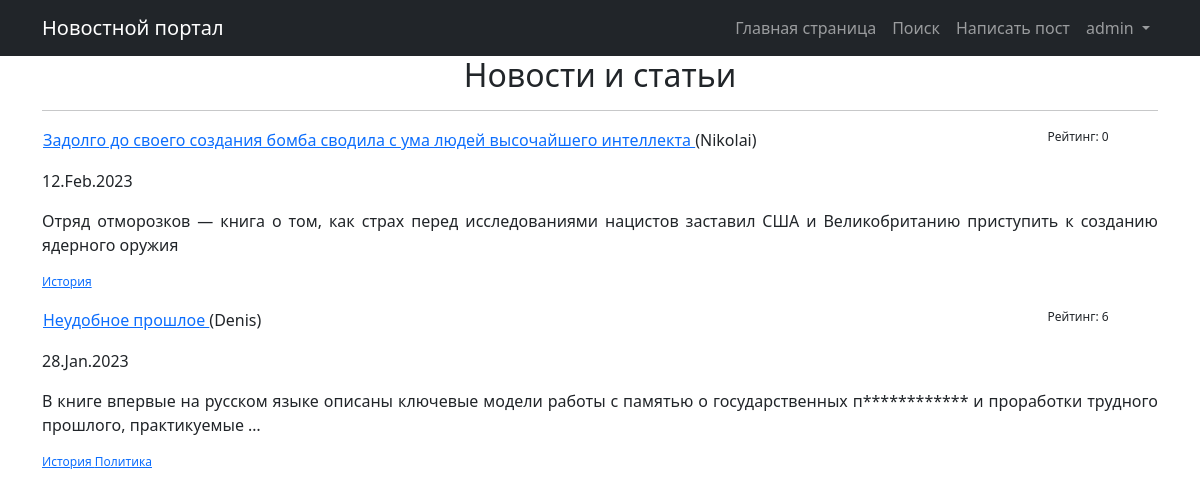
Screenshot of /posts/categories/4 (signed in) with the database file from the repository.
### NewsApp/models.py (models this page shows, shortened)
class Post(models.Model):
    author = models.ForeignKey(Author, on_delete=models.CASCADE, verbose_name='Автор')
    NEWS = 'NW'
    ARTICLE = 'AR'
    CATEGORY_CHOICES = (
        (NEWS, 'Новость'),
        (ARTICLE, 'Статья')
    )
    category_type = models.CharField(max_length=2, choices=CATEGORY_CHOICES, default=ARTICLE,
                                     verbose_name='Тип поста')
    dateCreation = models.DateTimeField(auto_now_add=True, verbose_name='Дата создания поста')
    postCategory = models.ManyToManyField(Category, through='PostCategory', verbose_name='Рубрика поста')
    title = models.CharField(max_length=128, verbose_name='Заголовок поста')
    text = models.TextField(verbose_name='Текст')
    rating = models.SmallIntegerField(default=0)
    class Meta:
        verbose_name = 'Пост'
        verbose_name_plural = 'Посты'

class Author (models.Model):
    authorUser = models.OneToOneField(User, on_delete=models.CASCADE)
    ratingAuthor = models.SmallIntegerField(default=0)
    def __str__(self):
        return f'{self.authorUser.username}'

class Category(models.Model):
    name = models.CharField(max_length=64, unique=True)
    subscribers = models.ManyToManyField(User, related_name='categories')
    class Meta:
        verbose_name = 'Категория'
        verbose_name_plural = 'Категории'

### NewsApp/views.py (the view)
# urls.py: path('categories/<int:pk>', CategoryListView.as_view(), name='category_list'),
class CategoryListView(ListView):
    model = Post
    template_name = 'category_list.html'
    context_object_name = 'category_posts_list'
    def get_queryset(self):
        self.category = get_object_or_404(Category, id=self.kwargs['pk'])
        queryset = Post.objects.filter(postCategory=self.category).order_by('-dateCreation')
        return queryset
    def get_context_data(self, **kwargs):
       context = super().get_context_data(**kwargs)
       context['is_not_subscriber'] = self.request.user not in self.category.subscribers.all()
       context['category'] = self.category
       return context

### NewsApp/templatetags/custom_filters.py (called while the page is built)
@register.filter()
def censor(value):
    banned_words = ['преступлениях', 'России', 'стратегии']
    if not isinstance (value, str):
        raise TypeError(f"Недопустимое значение '{type(value)}' Нужно ввести строковое значение")
    words = value.replace(',', '').split()
    for word in words:
        if word in banned_words:
            value = value.replace(word, f"{word[0]}{'*' * (len(word) - 1)}")
    return value

### templates/category_list.html (shortened to what this page needs)
{% extends 'flatpages/default.html' %}
{% load custom_filters %}
{% load static %}
{% block content %}
   <h2>Новости и статьи</h2>
   <hr>
   {% for post in category_posts_list %}
<table class = "text">
        <tr>
        <td> <p style="text-align: left;"> <a href = "{% url 'post_detail' pk=post.id %}"> {{ post.title|censor }} </a> ({{ post.author }}) </p> </td>
        <td class="rightcol"><p style="text-align: justify; font-size: 12px"> Рейтинг: {{ post.rating }} </p> </td>
        </tr>
    </table>
        <p style="text-align: justify;"> {{ post.dateCreation|date:'d.M.Y' }} </p>
        <p style="text-align: justify;"> {{ post.text|truncatewords:20|censor }} </p>
        <p style="text-align: justify; font-size: 12px">
        {% for cat in post.postCategory.all %}
            <a href="{% url 'category_list' cat.id %}"> {{ cat.name }} </a>
        {% endfor %}
   {% endfor %}
{% endblock content %}

### templates/flatpages/default.html (shortened to what this page needs)
<!DOCTYPE html>
{% load static %}
<html lang="en">
    <head>
        <link href="{% static 'css/styles.css' %}" rel="stylesheet" />
    </head>
    <body>
        <nav class="navbar navbar-expand-lg navbar-dark bg-dark">
            <div class="container">
                <a class="navbar-brand" href="http://127.0.0.1:8000/posts/">Новостной портал</a>
                <div class="collapse navbar-collapse" id="navbarSupportedContent">
                    <ul class="navbar-nav ms-auto mb-2 mb-lg-0">
                        <li class="nav-item"><a class="nav-link" aria-current="page" href="/posts/">Главная страница</a></li>
                        <li class="nav-item"><a class="nav-link" href="/posts/search/">Поиск</a></li>
                        {% if perms.NewsApp.add_post %}
                        <li class="nav-item"><a class="nav-link" href="/posts/create/">Написать пост</a></li>
                        {% endif %}
                        <li class="nav-item dropdown">
                            <div class = 'dropdown'>
                                {% if request.user.is_authenticated %}
                            <a class="nav-link dropdown-toggle" id="navbarDropdown" href="#" role="button" data-bs-toggle="dropdown" aria-expanded="false"> {{ user.username }} </a>
                                {% endif %}
                            </ul>
                        </div>
                </div>
        </nav>
        <div class="container">
            <div class="row">
                <div class="col-lg-12 text-center">
                    {% block content %}{% endblock content %}
                 </div>
            </div>
        </div>
    </body>
</html>

### templates/category_list.html (style rules this page uses)
table.text { width: 100%; border-spacing: 0; }
table.text td { width: 90%; vertical-align: top; }
td.rightcol { text-align: right; }

### rows the page displays
Post: title|censor "Задолго до своего создания бомба сводила с ума людей высочайшего интеллекта", author "Nikolai", rating "0", dateCreation "12.Feb.2023", text|censor "Отряд отморозков — книга о том, как страх перед исследованиями нацистов заставил США и Великобританию приступить к созданию ядерного оружия"
Category: name "История"
Post: title|censor "Неудобное прошлое", author "Denis", rating "6", dateCreation "28.Jan.2023", text|censor "В книге впервые на русском языке описаны ключевые модели работы с памятью о государственных п************ и проработки трудного прошлого, практикуемые …"
Category: name "Политика"

### other values shown
{{ user.username }} "admin"
